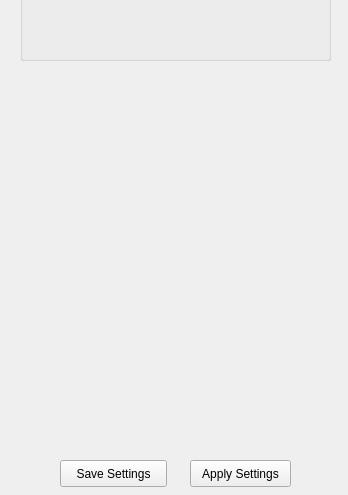
<?xml version="1.0" encoding="UTF-8"?>
<ui version="4.0">
 <class>Child</class>
 <widget class="QWidget" name="Child">
  <property name="geometry">
   <rect>
    <x>0</x>
    <y>0</y>
    <width>348</width>
    <height>495</height>
   </rect>
  </property>
  <property name="windowTitle">
   <string>Form</string>
  </property>
  <widget class="QPushButton" name="pushButton">
   <property name="geometry">
    <rect>
     <x>60</x>
     <y>460</y>
     <width>107</width>
     <height>27</height>
    </rect>
   </property>
   <property name="text">
    <string>Save Settings</string>
   </property>
  </widget>
  <widget class="QGroupBox" name="groupBox">
   <property name="geometry">
    <rect>
     <x>20</x>
     <y>-10</y>
     <width>311</width>
     <height>71</height>
    </rect>
   </property>
   <property name="title">
    <string/>
   </property>
  </widget>
  <widget class="QPushButton" name="pushButton_2">
   <property name="geometry">
    <rect>
     <x>190</x>
     <y>460</y>
     <width>101</width>
     <height>27</height>
    </rect>
   </property>
   <property name="text">
    <string>Apply Settings</string>
   </property>
  </widget>
 </widget>
 <resources/>
 <connections/>
</ui>
